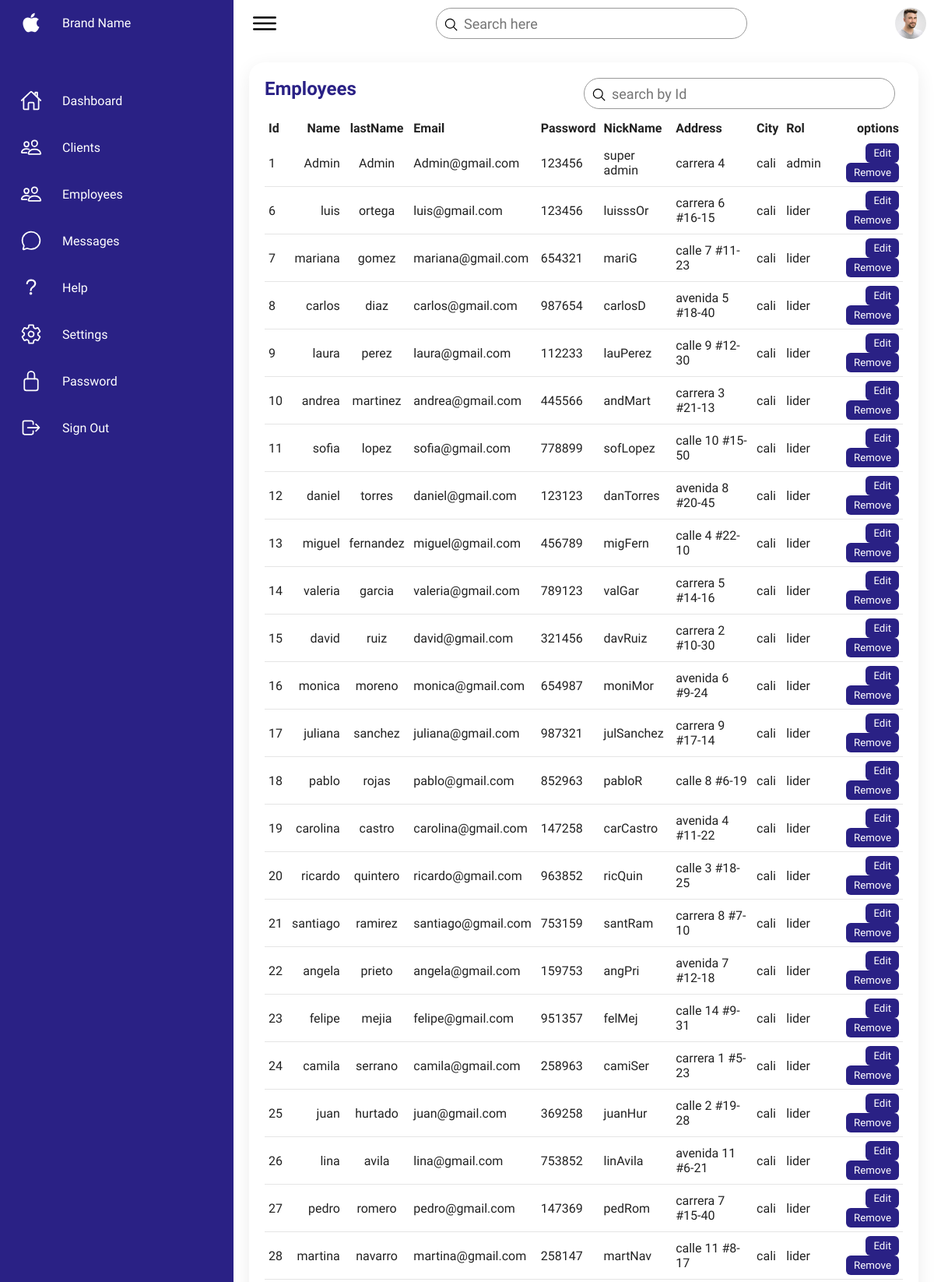
The app's page /pages/Employees/Employees.php (upper part) with its own data.
### tables this page shows
CREATE TABLE `users` (
  `idUser` int(11) NOT NULL,
  `Name` varchar(20) NOT NULL,
  `lastName` varchar(20) NOT NULL,
  `Email` varchar(45) NOT NULL,
  `Password` varchar(45) NOT NULL,
  `NickName` varchar(15) NOT NULL,
  `Address` varchar(45) DEFAULT NULL,
  `City_idCity` int(11) NOT NULL,
  `Rols_idRol` int(11) NOT NULL
);

CREATE TABLE `city` (
  `idCity` int(11) NOT NULL,
  `Name` varchar(45) NOT NULL
);

CREATE TABLE `rols` (
  `idRol` int(11) NOT NULL,
  `Name` varchar(45) NOT NULL
);

### pages/Employees/Employees.php (the view, shortened to what this page needs)
<?php
require_once('../../components/dashboardHtml.php');
?>
<div class="details">
  <div class="recentOrders">
    <div class="cardHeader">
      <h2>Employees</h2>
      <div class="search">
        <form method="post">
          <label>
            <input type="text" name="user" placeholder="search by Id">
            <ion-icon name="search-outline"></ion-icon>
          </label>
        </form>
      </div>
    </div>
    <?php
    require_once("../../includes/conexion.php");
    if (isset($_POST['user']) && is_numeric($_POST['user'])) {
      $stmt = $obj_conexion->prepare("select r.name as rolName, c.Name as cityName, u.* from users u inner join city c ON u.City_idCity = c.idCity inner join rols as r on u.Rols_idRol = r.idRol WHERE idUser = ?");
      $stmt->bind_param('i', $_POST['user']);
    } else {
      $stmt = $obj_conexion->prepare("select r.name as rolName, c.Name as cityName, u.* from users u inner join city c ON u.City_idCity = c.idCity inner join rols as r on u.Rols_idRol = r.idRol");
    }
    $stmt->execute();
    $var_resultado = $stmt->get_result();
    if ($var_resultado->num_rows > 0) {
      echo "<table>";
      echo "<thead>";
      echo "<tr>";
      echo "<td>Id</td>";
      echo "<td>Name</td>";
      echo "<td>lastName</td>";
      echo "<td>Email</td>";
      echo "<td>Password</td>";
      echo "<td>NickName</td>";
      echo "<td>Address</td>";
      echo "<td>City</td>";
      echo "<td>Rol</td>";
      echo "<td>options</td>";
      echo "</tr>";
      echo "</thead>";
      echo "<tbody>";
      while ($var_fila = $var_resultado->fetch_array()) {
        echo "<tr>";
        echo "<td>" . $var_fila["idUser"] . "</td>";
        echo "<td>" . $var_fila["Name"] . "</td>";
        echo "<td>" . $var_fila["lastName"] . "</td>";
        echo "<td>" . $var_fila["Email"] . "</td>";
        echo "<td>" . $var_fila["Password"] . "</td>";
        echo "<td>" . $var_fila["NickName"] . "</td>";
        echo "<td>" . $var_fila["Address"] . "</td>";
        echo "<td>" . $var_fila["cityName"] . "</td>";
        echo "<td>" . $var_fila["rolName"] . "</td>";
        echo "<td>
        <form method='post' action='editarUser.php' style='display:inline;'>
            <input type='hidden' name='idCliente' value='" . $var_fila["idUser"] . "' />
            <input class='btn' type='submit' value='Edit' />
        </form>
        <form method='post' action='eliminarUser.php' style='display:inline;'>
            <input type='hidden' name='idCliente' value='" . $var_fila["idUser"] . "' />
            <input class='btn' type='submit' value='Remove' onclick=\"return confirm('¿Está seguro de que desea eliminar este registro?');\" />
        </form>
      </td>";
        echo "</tr>";
      }
      echo "</tbody>";
      echo "</table>";
    } else {
      echo "No hay Registros";
    }
    ?>
  </div>
</div>
<?php
require_once('../../components/finishedHtml.php');
?>

### assets/styles/dashboard.css (style rules this page uses)
* { font-family: "Ubuntu", sans-serif; margin: 0; padding: 0; box-sizing: border-box; }
:root { --blue: #2a2185; --white: #fff; --gray: #f5f5f5; --black1: #222; --black2: #999; }
body { min-height: 100vh; overflow-x: hidden; }
.search { position: relative; width: 400px; margin: 0 10px; }
.search label { position: relative; width: 100%; }
.search label input { width: 100%; height: 40px; border-radius: 40px; padding: 5px 20px; padding-left: 35px; font-size: 18px; outline: none; border: 1px solid var(--black2); }
.search label ion-icon { position: absolute; top: 0; left: 10px; font-size: 1.2rem; }
.details { position: relative; width: 100%; padding: 20px; display: grid; grid-gap: 30px; }
.details .recentOrders { position: relative; display: grid; min-height: 500px; background: var(--white); padding: 20px; box-shadow: 0 7px 25px rgba(0, 0, 0, 0.08); border-radius: 20px; }
.details .cardHeader { display: flex; justify-content: space-between; align-items: flex-start; }
.cardHeader h2 { font-weight: 600; color: var(--blue); }
.details table .btn { position: relative; padding: 5px 10px; background: var(--blue); text-decoration: none; color: var(--white); border-radius: 6px; border: none; cursor: pointer; transition: background 0.3s ease; }
.details table { width: 100%; border-collapse: collapse; margin-top: 10px; }
.details table thead td { font-weight: 600; }
.details .recentOrders table tr { color: var(--black1); border-bottom: 1px solid rgba(0, 0, 0, 0.1); }
.details .recentOrders table tr:last-child { border-bottom: none; }
.details .recentOrders table tr td { padding: 10px; }
.details .recentOrders table tr td:last-child { text-align: end; }
.details .recentOrders table tr td:nth-child(2) { text-align: end; }
.details .recentOrders table tr td:nth-child(3) { text-align: center; }
.details .recentOrders { min-height: auto; }
.details .recentOrders table { min-height: 100px; margin: 0 auto; margin-top: 10px; }
.details .recentOrders table tr td { padding: 5px; margin: 0; }

### records on screen
users: idUser "1", Name "Admin", lastName "Admin", Email "Admin@gmail.com", Password "123456", NickName "super admin", Address "carrera 4", City_idCity.Name "cali", Rols_idRol.Name "admin"
users: idUser "6", Name "luis", lastName "ortega", Email "luis@gmail.com", Password "123456", NickName "luisssOr", Address "carrera 6 #16-15", City_idCity.Name "cali", Rols_idRol.Name "lider"
users: idUser "7", Name "mariana", lastName "gomez", Email "mariana@gmail.com", Password "654321", NickName "mariG", Address "calle 7 #11-23", City_idCity.Name "cali", Rols_idRol.Name "lider"
users: idUser "8", Name "carlos", lastName "diaz", Email "carlos@gmail.com", Password "987654", NickName "carlosD", Address "avenida 5 #18-40", City_idCity.Name "cali", Rols_idRol.Name "lider"
users: idUser "9", Name "laura", lastName "perez", Email "laura@gmail.com", Password "112233", NickName "lauPerez", Address "calle 9 #12-30", City_idCity.Name "cali", Rols_idRol.Name "lider"
users: idUser "10", Name "andrea", lastName "martinez", Email "andrea@gmail.com", Password "445566", NickName "andMart", Address "carrera 3 #21-13", City_idCity.Name "cali", Rols_idRol.Name "lider"
users: idUser "11", Name "sofia", lastName "lopez", Email "sofia@gmail.com", Password "778899", NickName "sofLopez", Address "calle 10 #15-50", City_idCity.Name "cali", Rols_idRol.Name "lider"
users: idUser "12", Name "daniel", lastName "torres", Email "daniel@gmail.com", Password "123123", NickName "danTorres", Address "avenida 8 #20-45", City_idCity.Name "cali", Rols_idRol.Name "lider"
users: idUser "13", Name "miguel", lastName "fernandez", Email "miguel@gmail.com", Password "456789", NickName "migFern", Address "calle 4 #22-10", City_idCity.Name "cali", Rols_idRol.Name "lider"
users: idUser "14", Name "valeria", lastName "garcia", Email "valeria@gmail.com", Password "789123", NickName "valGar", Address "carrera 5 #14-16", City_idCity.Name "cali", Rols_idRol.Name "lider"
users: idUser "15", Name "david", lastName "ruiz", Email "david@gmail.com", Password "321456", NickName "davRuiz", Address "carrera 2 #10-30", City_idCity.Name "cali", Rols_idRol.Name "lider"
users: idUser "16", Name "monica", lastName "moreno", Email "monica@gmail.com", Password "654987", NickName "moniMor", Address "avenida 6 #9-24", City_idCity.Name "cali", Rols_idRol.Name "lider"
users: idUser "17", Name "juliana", lastName "sanchez", Email "juliana@gmail.com", Password "987321", NickName "julSanchez", Address "carrera 9 #17-14", City_idCity.Name "cali", Rols_idRol.Name "lider"
users: idUser "18", Name "pablo", lastName "rojas", Email "pablo@gmail.com", Password "852963", NickName "pabloR", Address "calle 8 #6-19", City_idCity.Name "cali", Rols_idRol.Name "lider"
users: idUser "19", Name "carolina", lastName "castro", Email "carolina@gmail.com", Password "147258", NickName "carCastro", Address "avenida 4 #11-22", City_idCity.Name "cali", Rols_idRol.Name "lider"
users: idUser "20", Name "ricardo", lastName "quintero", Email "ricardo@gmail.com", Password "963852", NickName "ricQuin", Address "calle 3 #18-25", City_idCity.Name "cali", Rols_idRol.Name "lider"
users: idUser "21", Name "santiago", lastName "ramirez", Email "santiago@gmail.com", Password "753159", NickName "santRam", Address "carrera 8 #7-10", City_idCity.Name "cali", Rols_idRol.Name "lider"
users: idUser "22", Name "angela", lastName "prieto", Email "angela@gmail.com", Password "159753", NickName "angPri", Address "avenida 7 #12-18", City_idCity.Name "cali", Rols_idRol.Name "lider"
users: idUser "23", Name "felipe", lastName "mejia", Email "felipe@gmail.com", Password "951357", NickName "felMej", Address "calle 14 #9-31", City_idCity.Name "cali", Rols_idRol.Name "lider"
users: idUser "24", Name "camila", lastName "serrano", Email "camila@gmail.com", Password "258963", NickName "camiSer", Address "carrera 1 #5-23", City_idCity.Name "cali", Rols_idRol.Name "lider"
users: idUser "25", Name "juan", lastName "hurtado", Email "juan@gmail.com", Password "369258", NickName "juanHur", Address "calle 2 #19-28", City_idCity.Name "cali", Rols_idRol.Name "lider"
users: idUser "26", Name "lina", lastName "avila", Email "lina@gmail.com", Password "753852", NickName "linAvila", Address "avenida 11 #6-21", City_idCity.Name "cali", Rols_idRol.Name "lider"
users: idUser "27", Name "pedro", lastName "romero", Email "pedro@gmail.com", Password "147369", NickName "pedRom", Address "carrera 7 #15-40", City_idCity.Name "cali", Rols_idRol.Name "lider"
users: idUser "28", Name "martina", lastName "navarro", Email "martina@gmail.com", Password "258147", NickName "martNav", Address "calle 11 #8-17", City_idCity.Name "cali", Rols_idRol.Name "lider"
